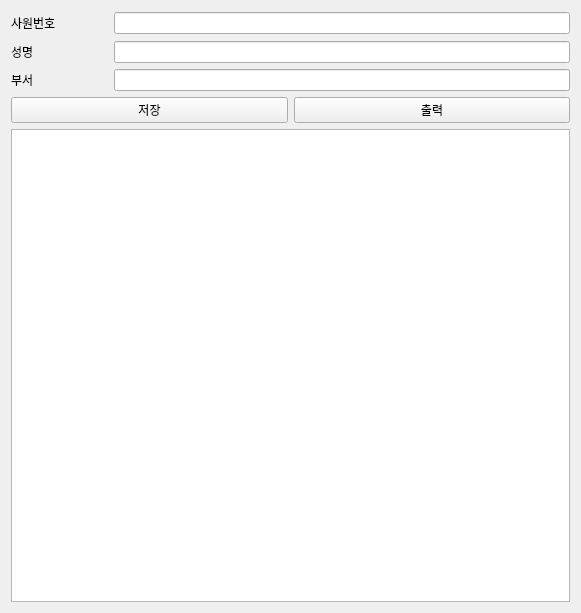
<?xml version="1.0" encoding="UTF-8"?>
<ui version="4.0">
 <class>Widget</class>
 <widget class="QWidget" name="Widget">
  <property name="geometry">
   <rect>
    <x>0</x>
    <y>0</y>
    <width>581</width>
    <height>613</height>
   </rect>
  </property>
  <property name="windowTitle">
   <string>Widget</string>
  </property>
  <layout class="QVBoxLayout" name="verticalLayout">
   <item>
    <layout class="QHBoxLayout" name="horizontalLayout">
     <item>
      <widget class="QLabel" name="label">
       <property name="minimumSize">
        <size>
         <width>97</width>
         <height>24</height>
        </size>
       </property>
       <property name="maximumSize">
        <size>
         <width>100</width>
         <height>16777215</height>
        </size>
       </property>
       <property name="text">
        <string>사원번호</string>
       </property>
      </widget>
     </item>
     <item>
      <widget class="QLineEdit" name="leNum"/>
     </item>
    </layout>
   </item>
   <item>
    <layout class="QHBoxLayout" name="horizontalLayout_2">
     <item>
      <widget class="QLabel" name="label_2">
       <property name="minimumSize">
        <size>
         <width>97</width>
         <height>0</height>
        </size>
       </property>
       <property name="maximumSize">
        <size>
         <width>100</width>
         <height>16777215</height>
        </size>
       </property>
       <property name="text">
        <string>성명</string>
       </property>
      </widget>
     </item>
     <item>
      <widget class="QLineEdit" name="leName"/>
     </item>
    </layout>
   </item>
   <item>
    <layout class="QHBoxLayout" name="horizontalLayout_5">
     <item>
      <widget class="QLabel" name="label_3">
       <property name="minimumSize">
        <size>
         <width>97</width>
         <height>0</height>
        </size>
       </property>
       <property name="maximumSize">
        <size>
         <width>100</width>
         <height>16777215</height>
        </size>
       </property>
       <property name="text">
        <string>부서</string>
       </property>
      </widget>
     </item>
     <item>
      <widget class="QLineEdit" name="lePart"/>
     </item>
    </layout>
   </item>
   <item>
    <layout class="QHBoxLayout" name="horizontalLayout_3">
     <item>
      <widget class="QPushButton" name="pbtSave">
       <property name="text">
        <string>저장</string>
       </property>
      </widget>
     </item>
     <item>
      <widget class="QPushButton" name="pbtPrint">
       <property name="text">
        <string>출력</string>
       </property>
      </widget>
     </item>
    </layout>
   </item>
   <item>
    <layout class="QHBoxLayout" name="horizontalLayout_4">
     <item>
      <widget class="QTextEdit" name="textEdit"/>
     </item>
    </layout>
   </item>
  </layout>
 </widget>
 <resources/>
 <connections/>
</ui>
